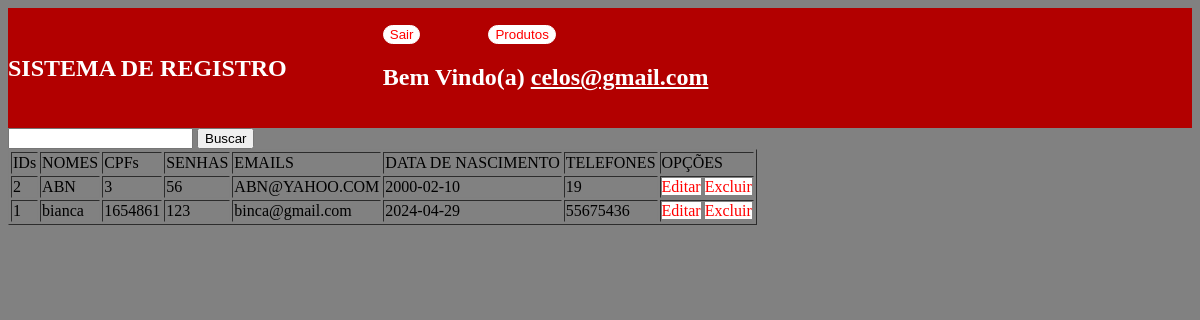
The page /Registros.php (signed in) on the database its author committed.
### tables this page shows
CREATE TABLE `cliente` (
  `idcliente` int(11) NOT NULL AUTO_INCREMENT,
  `tipo_usuario` enum('cliente','empresa','adm') NOT NULL,
  `nome` varchar(45) NOT NULL,
  `cpf` varchar(11) NOT NULL,
  `senha` varchar(45) NOT NULL,
  `email` varchar(45) NOT NULL,
  `data_nascimento` date NOT NULL,
  `telefone` varchar(45) NOT NULL,
  `endereco` varchar(45) NOT NULL,
  `estado` varchar(2) NOT NULL,
  `cidade` varchar(45) NOT NULL,
  `estado_id` int(11) NOT NULL,
  `cidade_id` int(11) NOT NULL,
  PRIMARY KEY (`idcliente`)
);

### Registros.php (the view, shortened to what this page needs)
<!DOCTYPE html>
<html lang="pt-br">
<head>
</head>
<body>
<?php
$logado = $_SESSION['email'];
?>
<nav style="background-color: #b20000" class="navbar navbar-expand-lg navbar-light bg-light">
  <h2 class="navbar-brand">SISTEMA DE REGISTRO</h2>
  <div class="collapse navbar-collapse" id="navbarNavAltMarkup">
    <div class="navbar-nav">
     <button id="a"><a href="../FormulariosLogin/sair.php">Sair</a></button> &nbsp; &#160; &nbsp; &#160; &nbsp; &#160; &nbsp; &#160;
     <button id="a"><a href="">Produtos</a></button> <br>
     <?php
      echo "<h1>Bem Vindo(a) <u>$logado</u></h1>";
      ?>
    </div>
  </div>
</nav>
<div id="Form">
<form action="Formulario.php" method="post">
<input type="text" name="buscar" id="">
<input type="submit" value="Buscar">
</form>
</div>
<div id="Tables">
<table border="1">
<tr>
  <td>IDs</td>
  <td>NOMES</td>
  <td>CPFs</td>
  <td>SENHAS</td>
  <td>EMAILS</td>
  <td>DATA DE NASCIMENTO</td>
  <td>TELEFONES</td>
  <td>OPÇÕES</td>
</tr>
<?PHP
$cnx = mysqli_connect("localhost", "root", "", "rsp_banco");
$sqle = "SELECT idcliente, nome, cpf, senha, email, data_nascimento, telefone FROM cliente ORDER BY idcliente desc";
$rta = mysqli_query($cnx, $sqle);
while ($mostrar = mysqli_fetch_row($rta)) {
  ?>
  <tr>
  <td><?php echo $mostrar['0'] ?></td>
  <td><?php echo $mostrar['1'] ?></td>
  <td><?php echo $mostrar['2'] ?></td>
  <td><?php echo $mostrar['3'] ?></td>
  <td><?php echo $mostrar['4'] ?></td>
  <td><?php echo $mostrar['5'] ?></td>
  <td><?php echo $mostrar['6'] ?></td>
  <td>
    <a id="a2" href="../FormulariosLogin/edit.php?id=$mostrar[0]">Editar</a>
    <a id="a2" href="">Excluir</a>
  </td>
  </tr>
  <?php
}
?>
</table>
</div>
</body>
</html>

### Registros.php (style rules this page uses)
body { background-color:#818181; background-image: url("../../imgs/fund1.png"); background-size: cover; }
nav { display: flex; flex-direction: row; background-color: #b20000; width: 100%; height: 15vh; justify-content: space-around; gap: 3em; align-items: center; color: white; display: flex; justify-content: start; }
h1 { color: white; }
a { text-decoration: none; color: red; }
#a { border: solid 1px white; border-radius: 20pt; color: red; background-color:white; }
#a2 { background-color: white; }

### rows shown on the page
cliente: idcliente "2", nome "ABN", cpf "3", senha "56", email "ABN@YAHOO.COM", data_nascimento "2000-02-10", telefone "19"
cliente: idcliente "1", nome "bianca", cpf "1654861", senha "123", email "binca@gmail.com", data_nascimento "2024-04-29", telefone "55675436"

### other values the page prints
$logado "celos@gmail.com"
